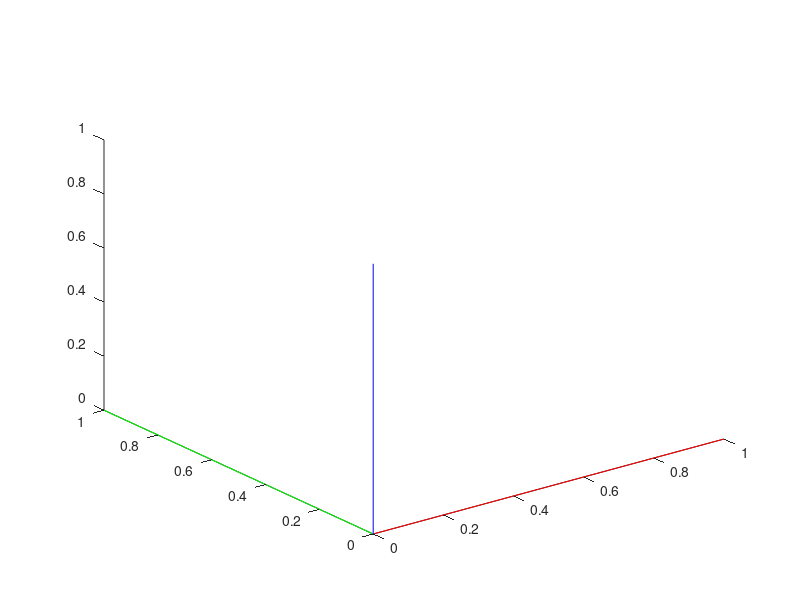
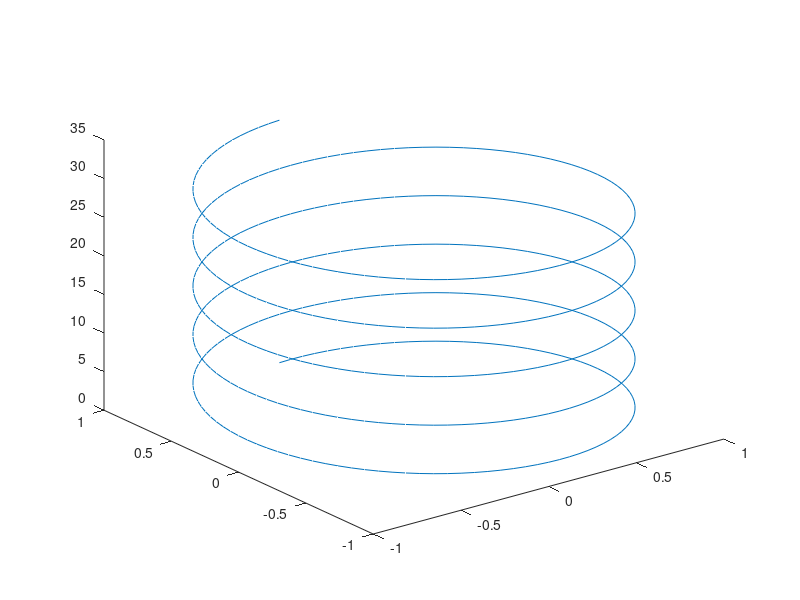

Write the MATLAB code that produced these figures, in order.
clc; clear all; close all;

figure;
plot3([0,1],[0,0],[0,0],'Color',[1,0,0]); hold on
plot3([0,0],[0,1],[0,0],'Color',[0,1,0]);
plot3([0,0],[0,0],[0,1],'Color',[0,0,1]);

figure
t = 0:pi/50:10*pi;
plot3(sin(t),cos(t),t);
